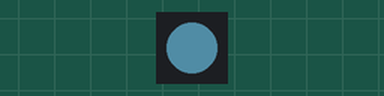
This program was run on a simulated Raspberry Pi Pico running MicroPython. Shown: 1 RGB LEDs in strip order, left to right. Dim RGB values are drawn brighter than linear; random numbers come from a fixed seed; library files of the repository ran but are not shown: neopixel.py.

Above: at 0.4 s.
At 10.0 s:
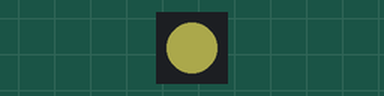
At 20.5 s:
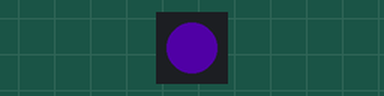
At 37.9 s:
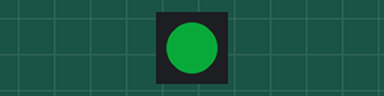
Timing chart, 0 to 40.0 s (numbered marks = the images above):
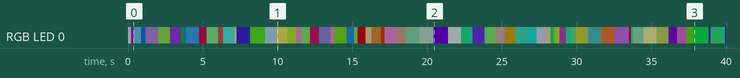

Measured:
- by itself, RGB LED 0: off → RGB(40, 42, 38) at 0.00 s, → RGB(25, 6, 38) 0.22 s later, → RGB(19, 33, 39) 0.16 s later, → RGB(1, 24, 45) 0.51 s later, … (72 changes in this stretch)

The program:

RGB_led_onboard_fireflies.py
```python
from machine import Pin, Timer
import time
from neopixel import Neopixel
import urandom

# Configuration
timer = Timer()
pixels = Neopixel(1, 0, 16, "RGB")

def random_color():
    return urandom.getrandbits(8), urandom.getrandbits(8), urandom.getrandbits(8)

def fireflies(p, wait):
    r, g, b = random_color()
    p.set_pixel(0, (r, g, b))
    p.show()
    time.sleep(wait)

pixels.brightness(50)

try:
    while True:
        fireflies(pixels, urandom.uniform(0.1, 1.0))
except KeyboardInterrupt:
    print("Script interrupted by user")
    pixels.set_pixel(0, (0, 0, 0))  # Turn off the LED
    pixels.show()
```
